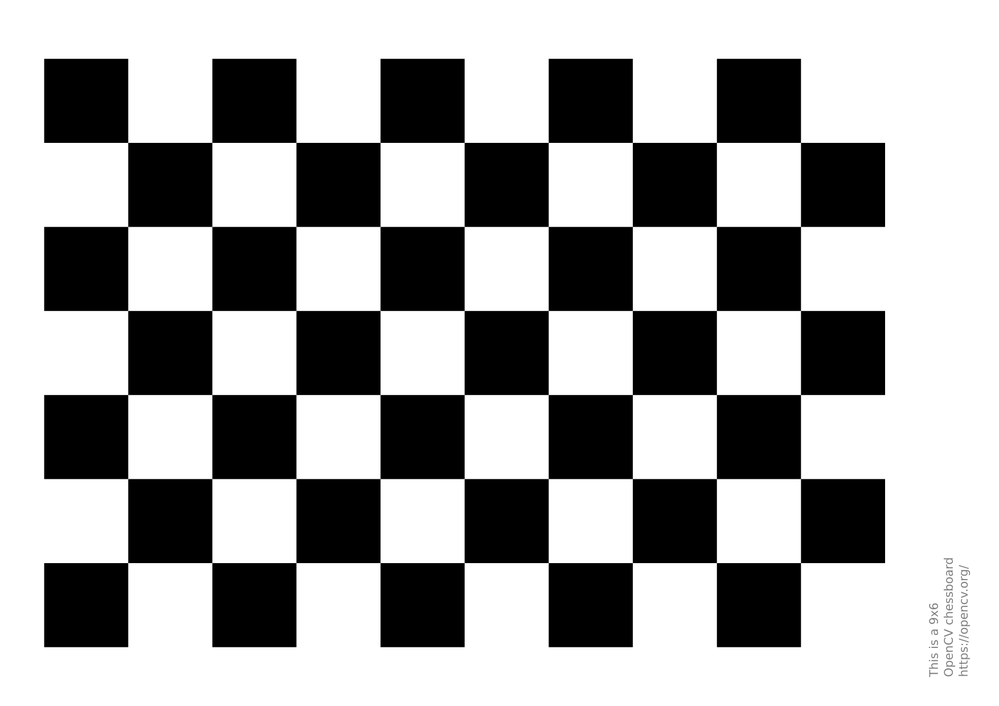
#> input picture assets/calibration_pattern.png, 999 x 706 px, shrunk from 1754 x 1240 before the run
$ python -i measurement_logic.py   (imports and definitions only)
#> lines starting #> are read from the running program, lines starting #| are printed output that depends on the picture; after the words box and inside, x2 and y2 are one past the last pixel; in counts of white or black regions, pixels touching at a corner belong together
#> further down, picture is the input picture: shape (706, 999, 3); min 0, max 255, mean 165.4
# measurement_logic.py - COMPLETE WITH CHESSBOARD CALIBRATION
import cv2
import numpy as np
import os

class MeasurementSystem:
    def __init__(self):
        self.reference_length_cm = 21.0  # A4 paper width
        self.calibration_factor = None
        self.pattern_size = (9, 6)  # Chessboard pattern size (9x6)

    # [82 lines left out: functions preprocess_image, calibrate_with_reference, measure_foot_length, calibrate_with_chessboard, detect_chessboard_corners, detect_reference_object, not called in this run]

    def detect_a4_paper(self, image):
        """A4 paper detection code"""
        gray = cv2.cvtColor(image, cv2.COLOR_BGR2GRAY)
        blurred = cv2.GaussianBlur(gray, (5, 5), 0)
        edges = cv2.Canny(blurred, 50, 150)
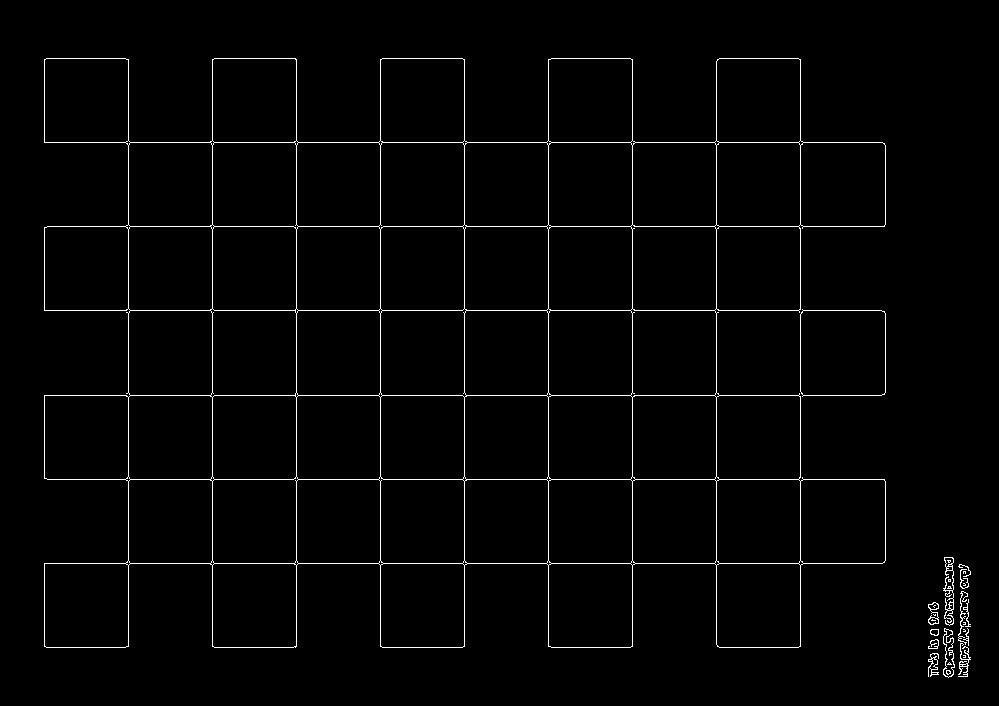
#> edges: shape (706, 999); 1.8% white in thin lines or dots, all inside (x1, y1, x2, y2) = (44, 58, 971, 678)

        contours, _ = cv2.findContours(edges, cv2.RETR_EXTERNAL, cv2.CHAIN_APPROX_SIMPLE)
#> contours = 22 contours, 13 with area under 20; largest, box (x1, y1, x2, y2) and area: (44, 58, 886, 648) 374696, (800, 309, 886, 397) 7204, (943, 628, 955, 678) 335, (943, 557, 954, 626) 165, (928, 602, 939, 625) 114

        for contour in contours:
            epsilon = 0.02 * cv2.arcLength(contour, True)
            approx = cv2.approxPolyDP(contour, epsilon, True)

            if len(approx) == 4:
                rect = cv2.minAreaRect(contour)
                width, height = rect[1]
                aspect_ratio = max(width, height) / min(width, height)

                if 1.3 < aspect_ratio < 1.5:
                    return approx.reshape(4, 2)
#> this loop made 22 passes
#> (epsilon, approx, rect, width, height, aspect_ratio) on passes 16, 21: (0.16, [[948, 579], [948, 581], [950, 581], [950, 579]], ((949, 580), (2, 2), -90), 2, 2, 1), (6.8, [[802, 309], [802, 396], [884, 394], [884, 311]], ((842.5, 352.5), (87, 85), -90), 87, 85, 1.02)
#> epsilon on passes 1 to 6: 0.217, 2.63, 4.73, 1.66, 0.205, 0.513

        return None

>>> import cv2
>>> picture = cv2.imread('assets/calibration_pattern.png')
>>> result = MeasurementSystem().detect_a4_paper(picture)
